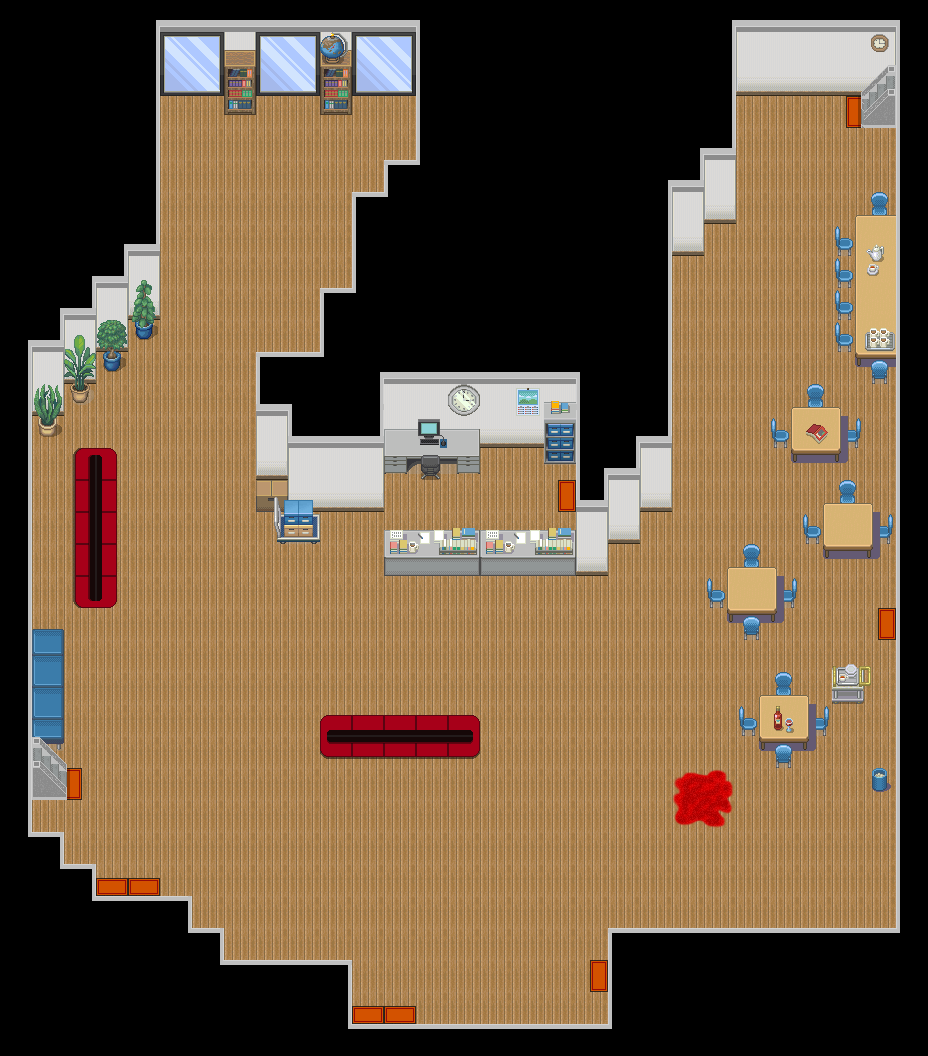

Rendered tile map (Tiled .tmx) drawn with the repository's tilesets; below, a short description and the map source with its tile grids summarised:
An orthogonal 29x33 tile map with 32x32 px tiles, 7 tile layers (Layer 1, Layer 2, Layer 3, Doors, ...), 2 hidden layers not drawn, 2 tilesets and 16 objects (8x Exit, 8x Entry).

<map version="1.0" orientation="orthogonal" renderorder="left-down" width="29" height="33" tilewidth="32" tileheight="32" nextobjectid="18">
 <properties>
  <property name="hasSecretDoor" type="bool" value="true" />
  <property name="id" type="int" value="0" />
  <property name="name" value="Main Foyer" />
 </properties>
 <tileset firstgid="1" name="tileset2" tilewidth="32" tileheight="32" tilecount="459" columns="17">
  <image source="tileset2.png" width="544" height="864" />
 </tileset>
 <tileset firstgid="460" name="meta" tilewidth="32" tileheight="32" spacing="1" tilecount="3" columns="3">
  <image source="metaTile.png" width="98" height="32" />
  <tile id="0">
   <properties>
    <property name="collidable" type="bool" value="true" />
   </properties>
  </tile>
  <tile id="1">
   <properties>
    <property name="hidingSpot" type="bool" value="true" />
   </properties>
  </tile>
 </tileset>
 <layer name="Layer 1" width="29" height="33">
  <data>[957 cells, 761 non-empty, 14 distinct tile ids]</data>
 </layer>
 <layer name="Layer 2" width="29" height="33">
  <data>[957 cells, 112 non-empty, 34 distinct tile ids]</data>
 </layer>
 <layer name="Layer 3" width="29" height="33">
  <data>[957 cells, 96 non-empty, 40 distinct tile ids]</data>
 </layer>
 <layer name="Doors" width="29" height="33">
  <data>[957 cells, 15 non-empty, 6 distinct tile ids]</data>
 </layer>
 <layer name="Layer 4" width="29" height="33">
  <data>[957 cells, 10 non-empty, 7 distinct tile ids]</data>
 </layer>
 <layer name="Blood" width="29" height="33">
  <data>[957 cells, 4 non-empty, 4 distinct tile ids]</data>
 </layer>
 <layer name="Over Player" width="29" height="33">
  <data>[957 cells, 19 non-empty, 9 distinct tile ids]</data>
 </layer>
 <layer name="Collision" width="29" height="33" visible="0">
  <data>[957 cells, 482 non-empty, 1 distinct tile ids]</data>
 </layer>
 <layer name="HidingSpot" width="29" height="33" visible="0">
  <data>[957 cells, 3 non-empty, 1 distinct tile ids]</data>
 </layer>
 <objectgroup name="SecretDoor">
  <object id="15" name="toSecretRoom" type="Exit" x="224" y="64" width="32" height="32">
   <properties>
    <property name="connectedRoomId" type="int" value="10" />
    <property name="direction" value="NORTH" />
   </properties>
  </object>
  <object id="17" name="fromSecretRoom" type="Entry" x="224" y="96" width="32" height="32">
   <properties>
    <property name="connectedRoomId" type="int" value="10" />
    <property name="direction" value="SOUTH" />
   </properties>
  </object>
 </objectgroup>
 <objectgroup name="Transition">
  <object id="1" name="toComputerRoom" type="Exit" x="32" y="768" width="32" height="32">
   <properties>
    <property name="connectedRoomId" type="int" value="6" />
    <property name="direction" value="WEST" />
   </properties>
  </object>
  <object id="2" name="toOutside" type="Exit" x="96" y="896" width="62" height="32">
   <properties>
    <property name="connectedRoomId" type="int" value="8" />
    <property name="direction" value="SOUTH" />
   </properties>
  </object>
  <object id="3" name="toRCH/037" type="Exit" x="352" y="1024" width="64" height="32">
   <properties>
    <property name="connectedRoomId" type="int" value="1" />
    <property name="direction" value="SOUTH" />
   </properties>
  </object>
  <object id="4" name="toToilet" type="Exit" x="608" y="960" width="32" height="32">
   <properties>
    <property name="connectedRoomId" type="int" value="5" />
    <property name="direction" value="EAST" />
   </properties>
  </object>
  <object id="5" name="toKitchen" type="Exit" x="896" y="608" width="32" height="32">
   <properties>
    <property name="connectedRoomId" type="int" value="3" />
    <property name="direction" value="EAST" />
   </properties>
  </object>
  <object id="6" name="toIsland" type="Exit" x="864" y="96" width="32" height="32">
   <properties>
    <property name="connectedRoomId" type="int" value="4" />
    <property name="direction" value="EAST" />
   </properties>
  </object>
  <object id="7" name="toPorters" type="Exit" x="576" y="480" width="32" height="32">
   <properties>
    <property name="connectedRoomId" type="int" value="2" />
    <property name="direction" value="EAST" />
   </properties>
  </object>
  <object id="8" name="fromComputerRoom" type="Entry" x="64" y="768" width="32" height="32">
   <properties>
    <property name="connectedRoomId" type="int" value="6" />
    <property name="direction" value="EAST" />
   </properties>
  </object>
  <object id="9" name="fromOutside" type="Entry" x="96" y="864" width="64" height="32">
   <properties>
    <property name="connectedRoomId" type="int" value="8" />
    <property name="direction" value="NORTH" />
   </properties>
  </object>
  <object id="10" name="fromRCH/037" type="Entry" x="352" y="992" width="64" height="32">
   <properties>
    <property name="connectedRoomId" type="int" value="1" />
    <property name="direction" value="NORTH" />
   </properties>
  </object>
  <object id="11" name="fromToilet" type="Entry" x="576" y="960" width="32" height="32">
   <properties>
    <property name="connectedRoomId" type="int" value="5" />
    <property name="direction" value="WEST" />
   </properties>
  </object>
  <object id="12" name="fromKitchen" type="Entry" x="864" y="608" width="32" height="32">
   <properties>
    <property name="connectedRoomId" type="int" value="3" />
    <property name="direction" value="WEST" />
   </properties>
  </object>
  <object id="13" name="fromIsland" type="Entry" x="832" y="96" width="32" height="32">
   <properties>
    <property name="connectedRoomId" type="int" value="4" />
    <property name="direction" value="WEST" />
   </properties>
  </object>
  <object id="14" name="fromPorters" type="Entry" x="544" y="480" width="32" height="32">
   <properties>
    <property name="connectedRoomId" type="int" value="2" />
    <property name="direction" value="WEST" />
   </properties>
  </object>
 </objectgroup>
</map>
